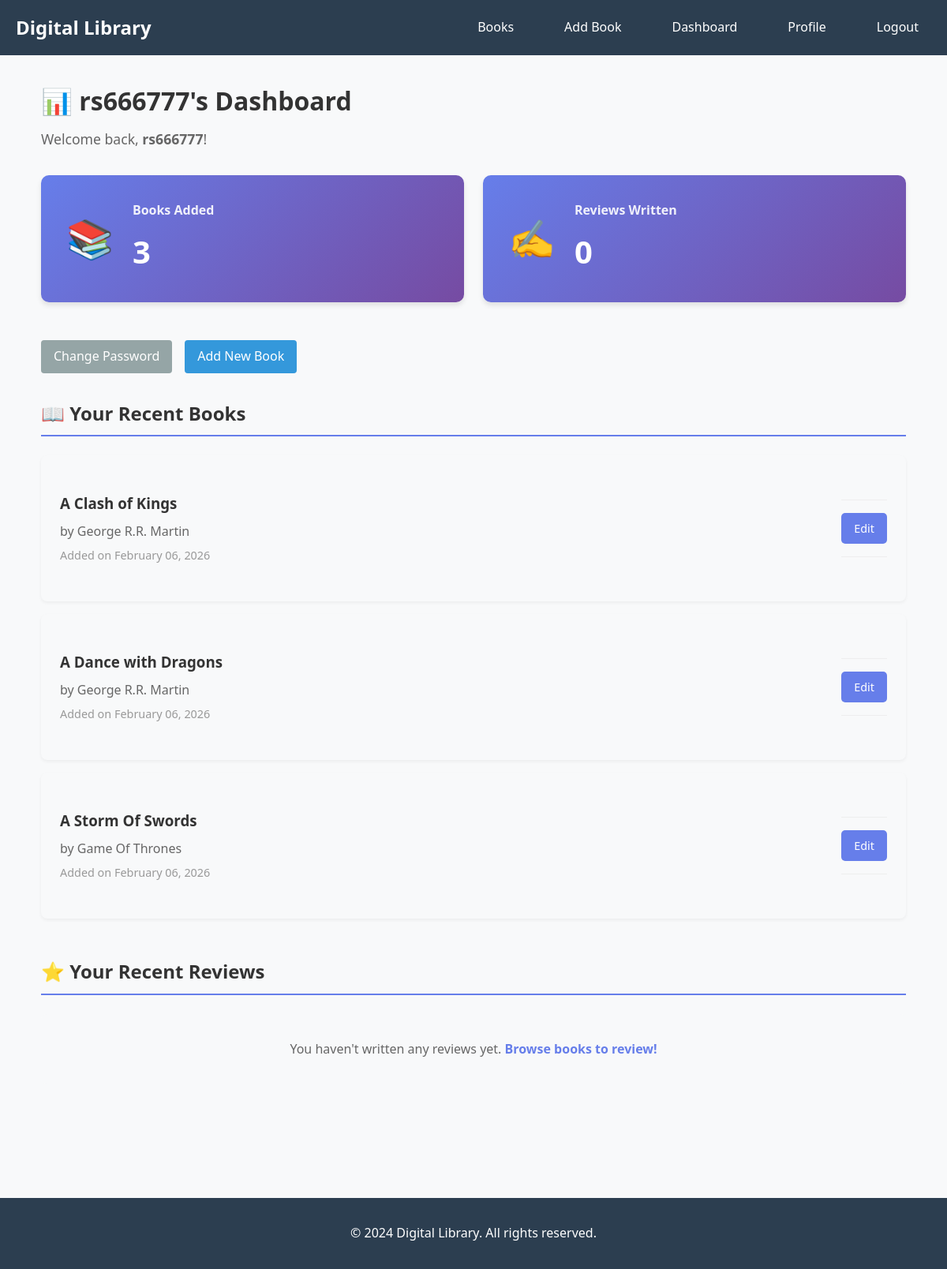
Page /user/dashboard (signed in) on the committed database.
### models/user.py (models this page shows, shortened)
class User(UserMixin, db.Model):
    id = db.Column(db.Integer, primary_key=True)
    username = db.Column(db.String(150), unique=True, nullable=False)
    email = db.Column(db.String(150), unique=True, nullable=False)
    password_hash = db.Column(db.String(150), nullable=False)
    role = db.Column(db.String(20), default='normal', nullable=False)  # 'normal' or 'admin'
    is_banned = db.Column(db.Boolean, default=False, nullable=False)
    created_at = db.Column(db.DateTime, default=lambda: datetime.now(timezone.utc))
    profile_picture = db.Column(db.String(300))
    bio = db.Column(db.Text)
    reviews = db.relationship('Review', backref='author', lazy=True)
    def is_admin(self):
        return self.role == 'admin'

### models/book.py (models this page shows, shortened)
class Book(db.Model):
    id = db.Column(db.Integer, primary_key=True)
    title = db.Column(db.String(200), nullable=False)
    author = db.Column(db.String(150), nullable=False)
    isbn = db.Column(db.String(13), unique=True)
    description = db.Column(db.Text)
    published_date = db.Column(db.Date)
    cover_image = db.Column(db.String(300))
    created_at = db.Column(db.DateTime, default=datetime.utcnow)
    submitted_by = db.Column(db.Integer, db.ForeignKey('user.id'), nullable=False)
    reviews = db.relationship('Review', backref='book', lazy=True, cascade='all, delete-orphan')
    submitter = db.relationship('User', backref='books_submitted', lazy=True)

### controllers/auth_controller.py (the view)
@auth_bp.route("/user/dashboard")
@login_required
def dashboard():
    stats = get_user_dashboard_data(current_user.id)
    return render_template("dashboard.html",
                         user=current_user,
                         total_books_added=stats['total_books_added'],
                         total_reviews_written=stats['total_reviews_written'],
                         recent_books=stats['recent_books'],
                         recent_reviews=stats['recent_reviews'])

### app.py (called while the page is built)
def create_app(config_name=None):
    app = Flask(__name__)
    if config_name is None:
        config_name = os.environ.get('FLASK_ENV', 'development')
    app.config.from_object(config[config_name])
    db.init_app(app)
    mail = Mail(app)
    login_manager = LoginManager(app)
    login_manager.login_view = 'auth.login'
    @login_manager.user_loader
    def load_user(user_id):
        return User.query.get(int(user_id))
    from controllers.main_controller import main_bp
    from controllers.auth_controller import auth_bp
    from controllers.book_controller import book_bp
    from controllers.review_controller import review_bp
    from controllers.admin_controller import admin_bp
    app.register_blueprint(main_bp)
    app.register_blueprint(auth_bp)
    app.register_blueprint(book_bp)
    app.register_blueprint(review_bp)
    app.register_blueprint(admin_bp)
    return app

### services/auth_service.py (called while the page is built)
def get_user_dashboard_data(user_id):
    total_books_added = Book.query.filter_by(submitted_by=user_id).count()
    total_reviews_written = Review.query.filter_by(user_id=user_id).count()
    recent_books = Book.query.filter_by(submitted_by=user_id).order_by(Book.created_at.desc()).limit(5).all()
    recent_reviews = Review.query.filter_by(user_id=user_id).options(joinedload(Review.book)).order_by(Review.created_at.desc()).limit(5).all()
    return {
        'total_books_added': total_books_added,
        'total_reviews_written': total_reviews_written,
        'recent_books': recent_books,
        'recent_reviews': recent_reviews
    }

### templates/dashboard.html (shortened to what this page needs)
{% extends "base.html" %}
{% block content %}
<div class="dashboard">
    <h1>📊 {{ user.username }}'s Dashboard</h1>
    <p class="welcome-message">Welcome back, <strong>{{ user.username }}</strong>!</p>
    <div class="stats-container">
        <div class="stat-card">
            <div class="stat-icon">📚</div>
            <div class="stat-content">
                <h3>Books Added</h3>
                <p class="stat-number">{{ total_books_added }}</p>
            </div>
        </div>
        <div class="stat-card">
            <div class="stat-icon">✍️</div>
            <div class="stat-content">
                <h3>Reviews Written</h3>
                <p class="stat-number">{{ total_reviews_written }}</p>
            </div>
        </div>
    </div>
    <div class="dashboard-actions">
        <a href="{{ url_for('auth.change_password') }}" class="btn btn-secondary">Change Password</a>
        <a href="{{ url_for('book.add_book') }}" class="btn btn-primary">Add New Book</a>
    </div>
    <div class="dashboard-section">
        <h2>📖 Your Recent Books</h2>
        {% if recent_books %}
            <div class="books-list">
                {% for book in recent_books %}
                <div class="book-item">
                    <div class="book-info">
                        <h3><a href="{{ url_for('book.user_book_detail', book_id=book.id) }}">{{ book.title }}</a></h3>
                        <p class="book-author">by {{ book.author }}</p>
                        <small class="book-date">Added on {{ book.created_at.strftime('%B %d, %Y') }}</small>
                    </div>
                    <div class="book-actions">
                        <a href="{{ url_for('book.edit_book', book_id=book.id) }}" class="btn btn-small">Edit</a>
                    </div>
                </div>
                {% endfor %}
            </div>
        {% else %}
            <p class="empty-message">You haven't added any books yet. <a href="{{ url_for('book.add_book') }}">Add your first book!</a></p>
        {% endif %}
    </div>
    <div class="dashboard-section">
        <h2>⭐ Your Recent Reviews</h2>
        {% if recent_reviews %}
            <div class="reviews-list">
                {% for review in recent_reviews %}
                <div class="review-item">
                    <div class="review-header">
                        <h3><a href="{{ url_for('book.user_book_detail', book_id=review.book.id) }}">{{ review.book.title }}</a></h3>
                        <div class="rating">
                            {% for i in range(5) %}
                                {% if i < review.rating %}
                                    ⭐
                                {% else %}
                                    ☆
                                {% endif %}
                            {% endfor %}
                        </div>
                    </div>
                    <p class="review-comment">{{ review.comment[:100] }}{% if review.comment|length > 100 %}...{% endif %}</p>
                    <small class="review-date">{{ review.created_at.strftime('%B %d, %Y') }}</small>
                </div>
                {% endfor %}
            </div>
        {% else %}
            <p class="empty-message">You haven't written any reviews yet. <a href="{{ url_for('book.user_books') }}">Browse books to review!</a></p>
        {% endif %}
    </div>
</div>
{% endblock %}

### static/css/style.css (style rules this page uses)
* { margin: 0; padding: 0; box-sizing: border-box; }
body { font-family: 'Segoe UI', Tahoma, Geneva, Verdana, sans-serif; line-height: 1.6; color: #333; background-color: #f8f9fa; }
.btn { display: inline-block; padding: 0.5rem 1rem; text-decoration: none; border: none; border-radius: 4px; cursor: pointer; font-size: 1rem; transition: background-color 0.3s; }
.btn-primary { background-color: #3498db; color: white; }
.btn-secondary { background-color: #95a5a6; color: white; }
.book-actions { margin: 2rem 0; padding: 1rem 0; border-top: 1px solid #eee; border-bottom: 1px solid #eee; }

### templates/dashboard.html (style rules this page uses)
.dashboard { max-width: 1200px; margin: 0 auto; padding: 2rem; }
.dashboard h1 { margin-bottom: 0.5rem; }
.welcome-message { color: #666; margin-bottom: 2rem; font-size: 1.1rem; }
.dashboard-actions { margin: 2rem 0; display: flex; gap: 1rem; }
.stats-container { display: grid; grid-template-columns: repeat(auto-fit, minmax(250px, 1fr)); gap: 1.5rem; margin-bottom: 3rem; }
.stat-card { background: linear-gradient(135deg, #667eea 0%, #764ba2 100%); color: white; padding: 2rem; border-radius: 10px; display: flex; align-items: center; gap: 1.5rem; box-shadow: 0 4px 6px rgba(0,0,0,0.1); }
.stat-icon { font-size: 3rem; }
.stat-content h3 { margin: 0 0 0.5rem 0; font-size: 1rem; opacity: 0.9; }
.stat-number { font-size: 2.5rem; font-weight: bold; margin: 0; }
.dashboard-section { margin-bottom: 3rem; }
.dashboard-section h2 { border-bottom: 2px solid #667eea; padding-bottom: 0.5rem; margin-bottom: 1.5rem; }
.books-list, .reviews-list { display: flex; flex-direction: column; gap: 1rem; }
.book-item { background: #f8f9fa; padding: 1.5rem; border-radius: 8px; display: flex; justify-content: space-between; align-items: center; box-shadow: 0 2px 4px rgba(0,0,0,0.05); }
.book-item h3 { margin: 0 0 0.5rem 0; }
.book-item h3 a { color: #333; text-decoration: none; }
.book-author { color: #666; margin: 0.25rem 0; }
.book-date { color: #999; font-size: 0.9rem; }
.btn-small { padding: 0.5rem 1rem; background: #667eea; color: white; text-decoration: none; border-radius: 5px; font-size: 0.9rem; }
.empty-message { color: #666; padding: 2rem; text-align: center; background: #f8f9fa; border-radius: 8px; }
.empty-message a { color: #667eea; text-decoration: none; font-weight: bold; }

### rows in the picture
User: username "rs666777"
Book: title "A Clash of Kings", author "George R.R. Martin", created_at "February 06, 2026"
Book: title "A Dance with Dragons", author "George R.R. Martin", created_at "February 06, 2026"
Book: title "A Storm Of Swords", author "Game Of Thrones", created_at "February 06, 2026"

### other values in the picture
{{ total_books_added }} "3"
{{ total_reviews_written }} "0"
